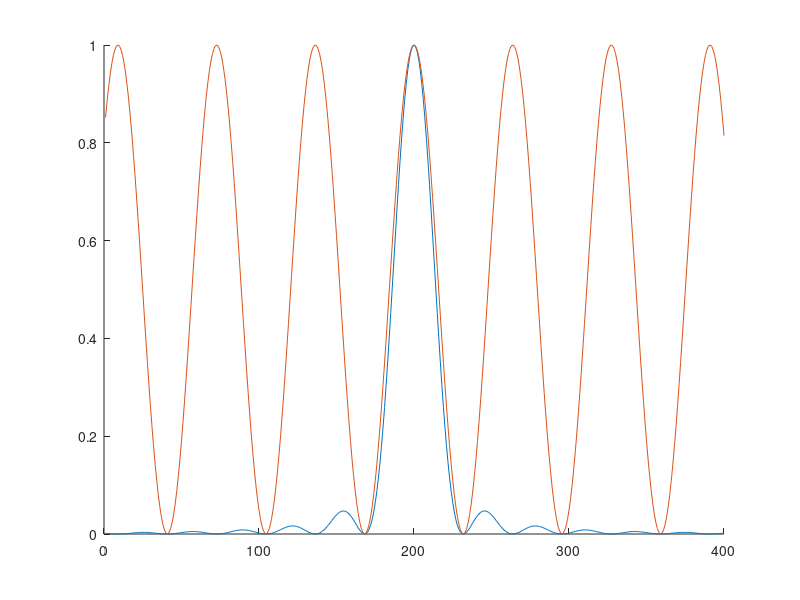

Write MATLAB code to recreate this figure. (Note: this script raises an error after producing the figure.)
figure(313141)
plot(sinc([-1.99:0.01:2].*pi).^2)
% hold on 
% plot(((cos(0.5*pi^2*[-1.99:0.01:2]))).^2)
% hold off
hold on
plot(((1+cos(pi^2*[-1.99:0.01:2]))/2))
hold off
box off
xticks off
